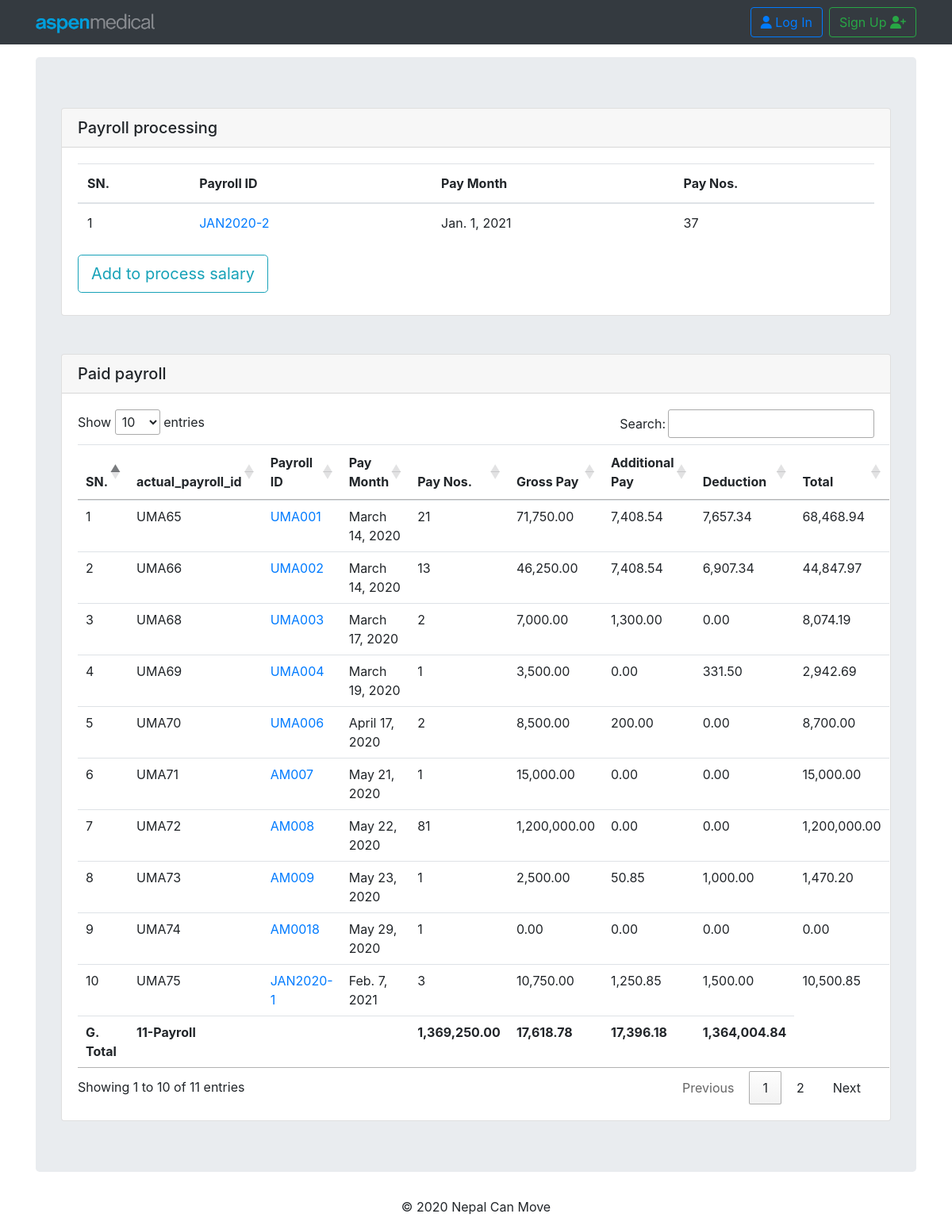
Page /payroll/payroll_list/ on the committed database.
### payroll/models.py (models this page shows, shortened)
class ProcessSalary(models.Model):
    payroll_id      = models.CharField(max_length=90, blank=True,null=True)
    salary_month    = models.DateField(default =datetime.datetime.now)
    employee        = models.ManyToManyField(Payslip, related_name='employee_name')
    start_date      = models.DateField()
    finish_date     = models.DateField()
    SALARY_TYPES    = (('Normal', 'Normal'),
                      ('Adjustment', 'Adjustment'),)
    salary_type     = models.CharField(max_length=60, default=SALARY_TYPES[0][0], choices=SALARY_TYPES, blank=True,null=True)
    SALARY_STATUS   = (('Processing', 'Processing'),
                      ('Processed', 'Processed'),
                      ('Paid', 'Paid'),)
    status          = models.CharField(max_length=60, default=SALARY_STATUS[0][0], choices=SALARY_STATUS, blank=True,null=True)
    employee_count  = models.IntegerField(null=True, blank=True,default=0)
    gross_pay       = models.DecimalField(max_digits=12, decimal_places=2, blank=True,null=True)
    actual_gross_pay= models.DecimalField(max_digits=12, decimal_places=2, blank=True,null=True)
    Additional_pay  = models.DecimalField(max_digits=12, decimal_places=2, blank=True,null=True)
    deduction       = models.DecimalField(max_digits=12, decimal_places=2, blank=True,null=True)
    total           = models.DecimalField(max_digits=12, decimal_places=2, blank=True,null=True)
    @property
    def actual_payroll_id(self):
        return "UMA" + str(self.id)

### payroll/views.py (the view)
# urls.py: path('payroll_list/',views.ListofPayroll, name="payroll_list"),
def ListofPayroll(request):
    data2 = models.ProcessSalary.objects.filter(status="Processing")
    data = models.ProcessSalary.objects.filter(status="Paid")
    datas2 = []
    datas = []
    for ps in data:
        emp_count = ps.employee.all().count()
        datas.append([ps,emp_count])
    payroll_count = data.count()
    total_gross = data.aggregate(Sum('gross_pay'))['gross_pay__sum']
    total_additional_pay = data.aggregate(Sum('Additional_pay'))['Additional_pay__sum']
    total_deduction = data.aggregate(Sum('deduction'))['deduction__sum']
    grand_total = data.aggregate(Sum('total'))['total__sum']
    total_gro = total_gross or 0
    total_add = total_additional_pay or 0
    total_ded = total_deduction or 0
    grand_tot = grand_total or 0
    tot_gro = (round(total_gro,2))
    tot_add_pay = (round(total_add,2)) or 0
    tot_ded = (round(total_ded,2)) or 0
    gra_tot = (round(grand_tot,2)) or 0
    for pay in data2:
        emp_count = pay.employee.all().count()
        datas2.append([pay,emp_count])
    payroll_count2 = data2.count()
    total_gross2 = data2.aggregate(Sum('gross_pay'))['gross_pay__sum']
    total_additional_pay2 = data2.aggregate(Sum('Additional_pay'))['Additional_pay__sum']
    total_deduction2 = data2.aggregate(Sum('deduction'))['deduction__sum']
    grand_total2 = data2.aggregate(Sum('total'))['total__sum']
    total_gro2 = total_gross2 or 0
    total_add2 = total_additional_pay2 or 0
    total_ded2 = total_deduction2 or 0
    grand_tot2 = grand_total2 or 0
    tot_gro2 = (round(total_gro2,2))
    tot_add_pay2 = (round(total_add2,2)) or 0
    tot_ded2 = (round(total_ded2,2)) or 0
    gra_tot2 = (round(grand_tot2,2)) or 0
    return render(request,'payroll/payroll_list.html',
        {'data':datas,
        'payroll_count':payroll_count,
        'tot_gro':tot_gro,
        'tot_add_pay':tot_add_pay,
        'tot_ded':tot_ded,
        'gra_tot':gra_tot,
        'data2':datas2,
        'payroll_count2':payroll_count2,
        'tot_gro2':tot_gro2,
        'tot_add_pay2':tot_add_pay2,
        'tot_ded2':tot_ded2,
        'gra_tot2':gra_tot2,
        })

### payroll/templates/payroll/payroll_list.html (shortened to what this page needs)
{% extends "base.html" %}
{% block content %}
{% load humanize %}
<div class="jumbotron">
  <div class="card mb-5">
  <h5 class="card-header">Payroll processing</h5>
  <div class="card-body">
    <table class="table table-hover">
      <thead>
        <tr>
          <th scope="col">SN.</th>
          <th scope="col">Payroll ID</th>
          <th scope="col">Pay Month</th>
          <th scope="col">Pay Nos.</th>
        </tr>
      </thead>
      <tbody>
        {% for pay in data2 %}
        <tr>
          <td scope="row">{{ forloop.counter }}</td>
          <td scope="row"> <a href="{% url 'payroll:payroll_detail' pk=pay.0.pk %}">
            {{ pay.0.payroll_id }} </a></td>
          <td scope="row">{{ pay.0.salary_month }}</td>
          <td scope="row"> {{pay.1}}</td>
        {% endfor %}
      </tbody>
    </table>
    <a class="btn btn-outline-info btn-lg mb-2" href="{% url 'payroll:process_salary_create' %}" role="button">Add to process salary</a>
  </div>
</div>
<div class="card">
<h5 class="card-header">Paid payroll</h5>
<div class="card-body">
  <table class="table table-hover" id="table_id">
    <thead>
      <tr>
        <th scope="col">SN.</th>
        <th>actual_payroll_id</th>
        <th scope="col">Payroll ID</th>
        <th scope="col">Pay Month</th>
        <th scope="col">Pay Nos.</th>
        <th scope="col">Gross Pay</th>
        <th scope="col">Additional Pay</th>
        <th scope="col">Deduction</th>
        <th scope="col">Total</th>
      </tr>
    </thead>
    <tbody>
      {% for payroll in data %}
      <tr>
        <td scope="row">{{ forloop.counter }}</td>
        <td>{{payroll.0.actual_payroll_id}}</td>
        <td scope="row"> <a href="{% url 'payroll:process_salary' pk=payroll.0.pk %}">
          {{ payroll.0.payroll_id }} </a></td>
        <td scope="row">{{ payroll.0.salary_month }}</td>
        <td scope="row"> {{payroll.1}}</td>
        <td scope="row">{{ payroll.0.gross_pay|intcomma }}</td>
        <td scope="row">{{ payroll.0.Additional_pay|intcomma }}</td>
        <td scope="row">{{ payroll.0.deduction|intcomma}}</td>
        <td scope="row">{{ payroll.0.total|intcomma }}</td>
      {% endfor %}
    </tbody>
    <tr>
      <th scope="col">G. Total</th>
      <th scope="col">{{payroll_count}}-Payroll</th>
      <th scope="col"> {{getps}} </th>
      <th scope="col"> </th>
      <th scope="col">{{tot_gro|intcomma}}</th>
      <th scope="col">{{tot_add_pay|intcomma}}</th>
      <th scope="col">{{tot_ded|intcomma}}</th>
      <th scope="col">{{gra_tot|intcomma}}</th>
    </tr>
  </table>
</div>
</div>
</div>
{% endblock %}

### rows in the picture
ProcessSalary: payroll "JAN2020-2", salary_month "Jan. 1, 2021", pay "37"
ProcessSalary: id "UMA65", payroll "UMA001", salary_month "March 14, 2020", payroll "21", gross_pay "71,750.00", Additional_pay "7,408.54", deduction "7,657.34", total "68,468.94"
ProcessSalary: id "UMA66", payroll "UMA002", salary_month "March 14, 2020", payroll "13", gross_pay "46,250.00", Additional_pay "7,408.54", deduction "6,907.34", total "44,847.97"
ProcessSalary: id "UMA68", payroll "UMA003", salary_month "March 17, 2020", payroll "2", gross_pay "7,000.00", Additional_pay "1,300.00", deduction "0.00", total "8,074.19"
ProcessSalary: id "UMA69", payroll "UMA004", salary_month "March 19, 2020", payroll "1", gross_pay "3,500.00", Additional_pay "0.00", deduction "331.50", total "2,942.69"
ProcessSalary: id "UMA70", payroll "UMA006", salary_month "April 17, 2020", payroll "2", gross_pay "8,500.00", Additional_pay "200.00", deduction "0.00", total "8,700.00"
ProcessSalary: id "UMA71", payroll "AM007", salary_month "May 21, 2020", payroll "1", gross_pay "15,000.00", Additional_pay "0.00", deduction "0.00", total "15,000.00"
ProcessSalary: id "UMA72", payroll "AM008", salary_month "May 22, 2020", payroll "81", gross_pay "1,200,000.00", Additional_pay "0.00", deduction "0.00", total "1,200,000.00"
ProcessSalary: id "UMA73", payroll "AM009", salary_month "May 23, 2020", payroll "1", gross_pay "2,500.00", Additional_pay "50.85", deduction "1,000.00", total "1,470.20"
ProcessSalary: id "UMA74", payroll "AM0018", salary_month "May 29, 2020", payroll "1", gross_pay "0.00", Additional_pay "0.00", deduction "0.00", total "0.00"
ProcessSalary: id "UMA75", payroll "JAN2020-1", salary_month "Feb. 7, 2021", payroll "3", gross_pay "10,750.00", Additional_pay "1,250.85", deduction "1,500.00", total "10,500.85"

### other values in the picture
{{ payroll_count }} "11"
{{ tot_gro|intcomma }} "1,369,250.00"
{{ tot_add_pay|intcomma }} "17,618.78"
{{ tot_ded|intcomma }} "17,396.18"
{{ gra_tot|intcomma }} "1,364,004.84"
